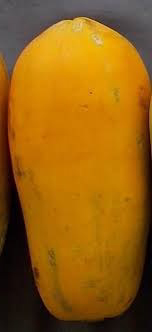
#> input picture pepaya 5.jpg, 152 x 332 px
$ jupyter execute '5.RGB2HSV(KNN PEPAYA 5).ipynb'
#> lines starting #> are read from the running program, lines starting #| are printed output that depends on the picture; long printed decimals are rounded
# RGB TO HSV PADA PEPAYA 5

DIMAS PRATIKTO
06.2018.1.06958

[cell 1]
import cv2
import pandas as pd
import numpy as np
from sklearn.neighbors import KNeighborsClassifier
from sklearn import neighbors
from sklearn.neighbors import NearestNeighbors
from sklearn.neighbors import KNeighborsRegressor

[cell 2]
original = cv2. imread('pepaya 5.jpg')
#> original is the input picture: shape (332, 152, 3); mean B, G, R 16.1, 95.1, 146.9

[cell 3]
#Resize Gambar
h, w = original.shape[:2]
#> h = 332; w = 152
new_h, new_w= int(h/2), int(w/2)
#> new_h = 166; new_w = 76
image= cv2.resize(original,(new_w, new_h))

[cell 4]
#Convert RGB KE HSV
hsv= cv2.cvtColor(image, cv2.COLOR_RGB2HSV)
#> hsv: shape (166, 76, 3); mean H, S, V 107.6, 207.6, 147.2

[cell 5]
#Print Nilai HSV
print(hsv)
#> (printed output is left out)

[cell 6]
#Menampilkan Gambar HSV
cv2.imshow('Gambar HSV', hsv)

[cell 7]
#Menampilkan Gambar Tiap H,S,V
cv2.imshow('H Channel', hsv[: ,: ,0])
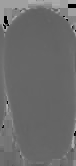
#> window 'H Channel': shape (166, 76); min 0, max 178, mean 107.6
cv2.imshow('S Channel', hsv[: ,: ,1])
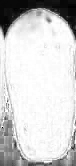
#> window 'S Channel': shape (166, 76); min 0, max 255, mean 207.6
cv2.imshow('V Channel', hsv[: ,: ,2])
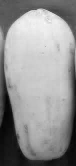
#> window 'V Channel': shape (166, 76); min 1, max 251, mean 147.2
cv2.waitKey(0)
cv2.destroyAllWindows()

[cell 8]
#Memperoleh Nilai Rata-Rata Tiap H,S,V
H = hsv[: ,: ,0]
S = hsv[: ,: ,1]
V = hsv[: ,: ,2]
meanH = np.mean(H)
#> meanH = 107.6
meanH = float(meanH)
meanS = np.mean(S)
#> meanS = 207.6
meanS = float(meanS)
meanV = np.mean(V)
#> meanV = 147.2
meanV = float(meanV)
print("Nilai Rata-rata H :", meanH,"S: ", meanS,"V: ",meanV)
#| Nilai Rata-rata H : 107.647 S:  207.563 V:  147.199

$ run again, with pepaya 6.jpg copied over pepaya 5.jpg
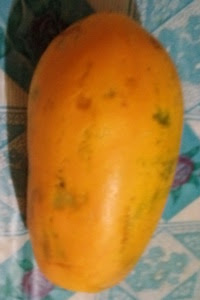
#> input picture pepaya 6.jpg, 200 x 300 px
#> original is the input picture: shape (300, 200, 3); mean B, G, R 55.8, 114.7, 159.2
#> hsv: shape (150, 100, 3); mean H, S, V 89.3, 162.5, 165.2
#> (printed output is left out)
#> `cv2.imshow('S Channel', hsv[: ,: ,1])`:
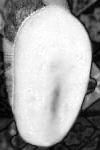
#> window 'S Channel': shape (150, 100); min 0, max 255, mean 162.5
#> `cv2.imshow('V Channel', hsv[: ,: ,2])`:
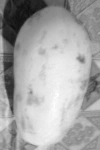
#> window 'V Channel': shape (150, 100); min 13, max 255, mean 165.2
#> meanH = 89.29
#> meanS = 162.5
#> meanV = 165.2
#| Nilai Rata-rata H : 89.286 S:  162.515 V:  165.202

$ run again, with pepaya 1.jpeg copied over pepaya 5.jpg
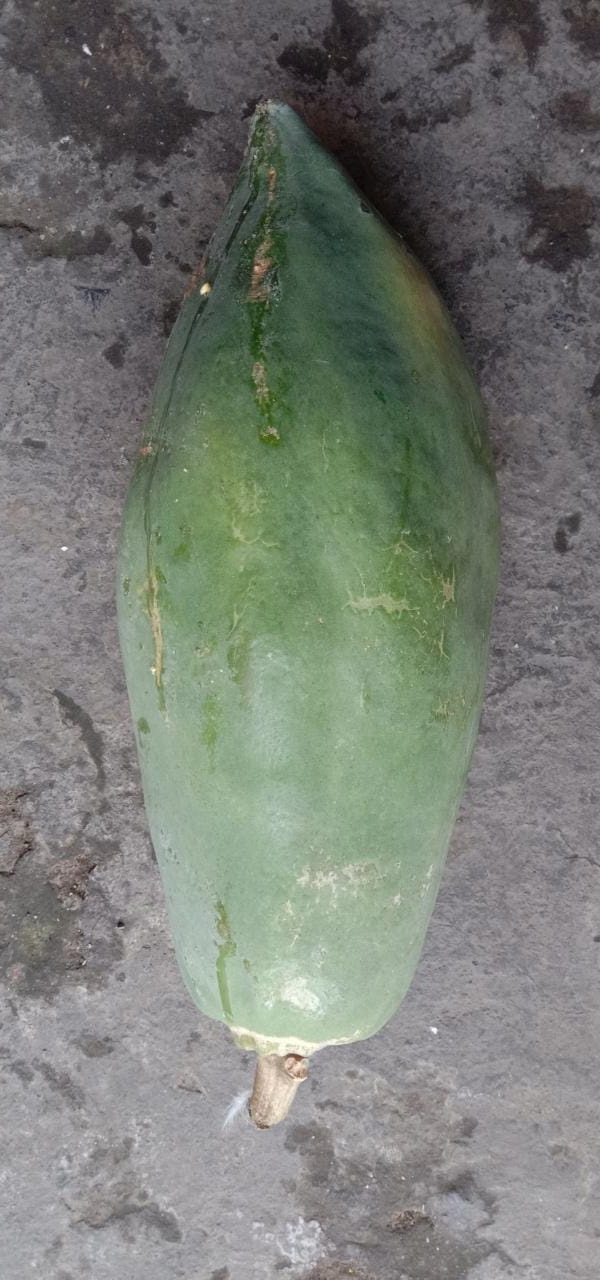
#> input picture pepaya 1.jpeg, 600 x 1280 px
#> original is the input picture: shape (1280, 600, 3); mean B, G, R 117.3, 124.8, 120.2
#> hsv: shape (640, 300, 3); mean H, S, V 114, 26.7, 127.9
#> (printed output is left out)
#> `cv2.imshow('S Channel', hsv[: ,: ,1])`:
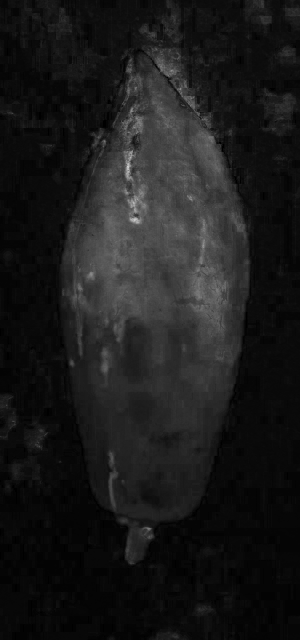
#> window 'S Channel': shape (640, 300); min 0, max 206, mean 26.7
#> `cv2.imshow('V Channel', hsv[: ,: ,2])`:
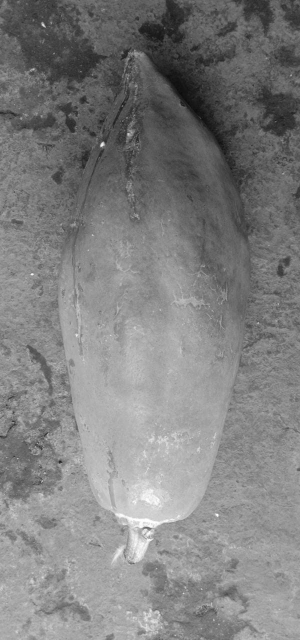
#> window 'V Channel': shape (640, 300); min 12, max 255, mean 127.9
#> meanH = 114
#> meanS = 26.73
#> meanV = 127.9
#| Nilai Rata-rata H : 113.953 S:  26.726 V:  127.924

$ run again, with pepaya 2.jpeg copied over pepaya 5.jpg
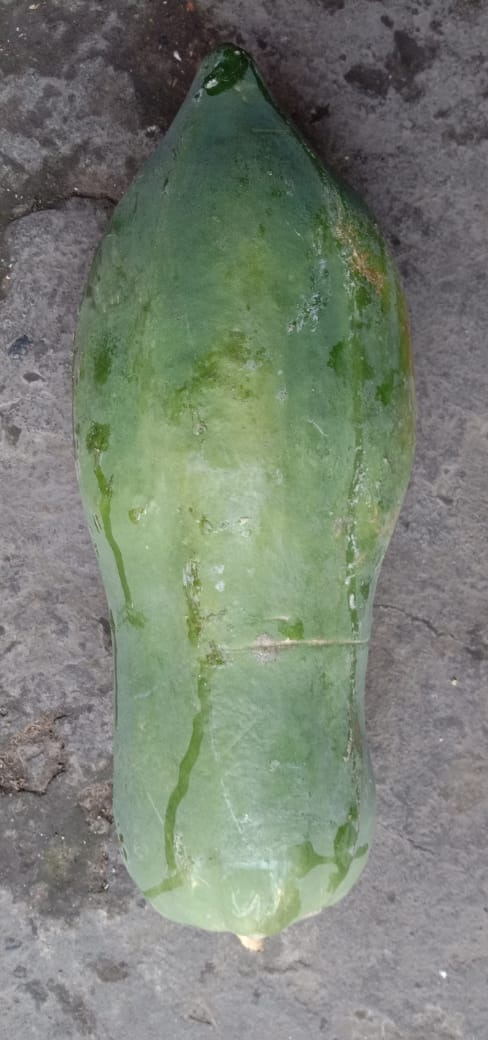
#> input picture pepaya 2.jpeg, 488 x 1040 px
#> original is the input picture: shape (1040, 488, 3); mean B, G, R 115.6, 128.1, 120.1
#> hsv: shape (520, 244, 3); mean H, S, V 104.7, 34, 130.9
#> (printed output is left out)
#> `cv2.imshow('S Channel', hsv[: ,: ,1])`:
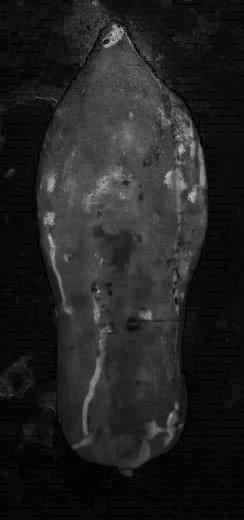
#> window 'S Channel': shape (520, 244); min 0, max 196, mean 34
#> `cv2.imshow('V Channel', hsv[: ,: ,2])`:
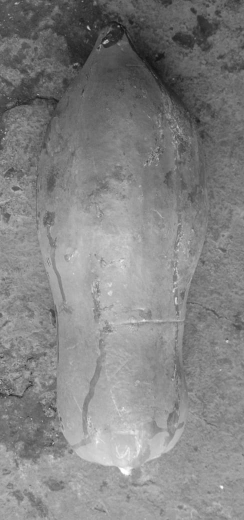
#> window 'V Channel': shape (520, 244); min 17, max 255, mean 130.9
#> meanH = 104.7
#> meanS = 34.04
#> meanV = 130.9
#| Nilai Rata-rata H : 104.700 S:  34.036 V:  130.881
